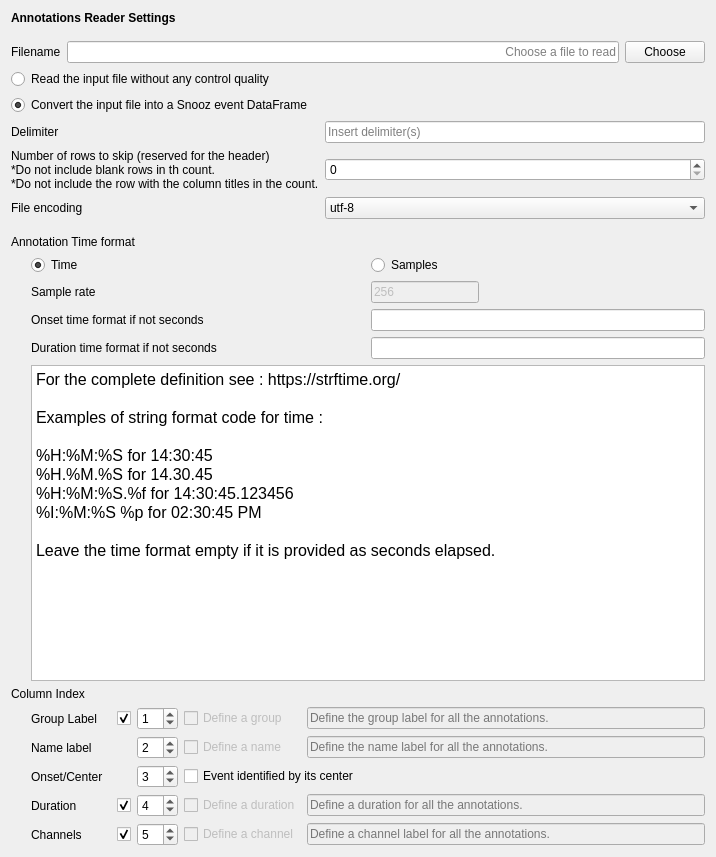
<?xml version="1.0" encoding="UTF-8"?>
<ui version="4.0">
 <class>EventReaderSettingsView</class>
 <widget class="QWidget" name="EventReaderSettingsView">
  <property name="geometry">
   <rect>
    <x>0</x>
    <y>0</y>
    <width>716</width>
    <height>857</height>
   </rect>
  </property>
  <property name="windowTitle">
   <string>Form</string>
  </property>
  <property name="inputMethodHints">
   <set>Qt::InputMethodHint::ImhNone</set>
  </property>
  <layout class="QHBoxLayout" name="horizontalLayout_3">
   <item>
    <layout class="QVBoxLayout" name="verticalLayout_3">
     <property name="sizeConstraint">
      <enum>QLayout::SizeConstraint::SetFixedSize</enum>
     </property>
     <item>
      <widget class="QLabel" name="label_10">
       <property name="font">
        <font>
         <italic>false</italic>
         <bold>false</bold>
        </font>
       </property>
       <property name="text">
        <string>&lt;html&gt;&lt;head/&gt;&lt;body&gt;&lt;p&gt;&lt;span style=&quot; font-weight:600;&quot;&gt;Annotations Reader Settings&lt;/span&gt;&lt;/p&gt;&lt;/body&gt;&lt;/html&gt;</string>
       </property>
      </widget>
     </item>
     <item>
      <spacer name="verticalSpacer_2">
       <property name="orientation">
        <enum>Qt::Orientation::Vertical</enum>
       </property>
       <property name="sizeType">
        <enum>QSizePolicy::Policy::Fixed</enum>
       </property>
       <property name="sizeHint" stdset="0">
        <size>
         <width>20</width>
         <height>10</height>
        </size>
       </property>
      </spacer>
     </item>
     <item>
      <layout class="QVBoxLayout" name="verticalLayout">
       <item>
        <layout class="QGridLayout" name="gridLayout">
         <item row="0" column="2">
          <widget class="QPushButton" name="choose_pushbutton">
           <property name="maximumSize">
            <size>
             <width>80</width>
             <height>16777215</height>
            </size>
           </property>
           <property name="text">
            <string>Choose</string>
           </property>
          </widget>
         </item>
         <item row="0" column="1">
          <widget class="QLineEdit" name="filename_lineedit">
           <property name="maximumSize">
            <size>
             <width>16777215</width>
             <height>16777215</height>
            </size>
           </property>
           <property name="text">
            <string/>
           </property>
           <property name="alignment">
            <set>Qt::AlignmentFlag::AlignRight|Qt::AlignmentFlag::AlignTrailing|Qt::AlignmentFlag::AlignVCenter</set>
           </property>
           <property name="placeholderText">
            <string>Choose a file to read</string>
           </property>
          </widget>
         </item>
         <item row="0" column="0">
          <widget class="QLabel" name="label">
           <property name="maximumSize">
            <size>
             <width>16777215</width>
             <height>16777215</height>
            </size>
           </property>
           <property name="layoutDirection">
            <enum>Qt::LayoutDirection::LeftToRight</enum>
           </property>
           <property name="text">
            <string>Filename</string>
           </property>
           <property name="alignment">
            <set>Qt::AlignmentFlag::AlignLeading|Qt::AlignmentFlag::AlignLeft|Qt::AlignmentFlag::AlignVCenter</set>
           </property>
          </widget>
         </item>
        </layout>
       </item>
       <item>
        <layout class="QGridLayout" name="gridLayout_3">
         <item row="3" column="1">
          <widget class="QSpinBox" name="spinBox_nrows_hdr">
           <property name="toolTip">
            <string>Blank rows are skipped automatically, so do not include them in the row count to skip. This feature is important to prevent issues with files that end with blank rows.</string>
           </property>
          </widget>
         </item>
         <item row="1" column="0" colspan="2">
          <widget class="QRadioButton" name="radioButton_snooz">
           <property name="text">
            <string>Convert the input file into a Snooz event DataFrame</string>
           </property>
           <property name="checked">
            <bool>true</bool>
           </property>
           <attribute name="buttonGroup">
            <string notr="true">buttonGroup</string>
           </attribute>
          </widget>
         </item>
         <item row="4" column="0">
          <widget class="QLabel" name="label_13">
           <property name="text">
            <string>File encoding</string>
           </property>
          </widget>
         </item>
         <item row="3" column="0">
          <widget class="QLabel" name="label_12">
           <property name="text">
            <string>Number of rows to skip (reserved for the header)
*Do not include blank rows in th count.
*Do not include the row with the column titles in the count.</string>
           </property>
          </widget>
         </item>
         <item row="2" column="1">
          <widget class="QLineEdit" name="delimiter_lineedit">
           <property name="toolTip">
            <string>&lt;html&gt;&lt;head/&gt;&lt;body&gt;&lt;p&gt;For tabulation write \t.&lt;/p&gt;&lt;/body&gt;&lt;/html&gt;</string>
           </property>
           <property name="inputMethodHints">
            <set>Qt::InputMethodHint::ImhDialableCharactersOnly</set>
           </property>
           <property name="alignment">
            <set>Qt::AlignmentFlag::AlignLeading|Qt::AlignmentFlag::AlignLeft|Qt::AlignmentFlag::AlignVCenter</set>
           </property>
           <property name="placeholderText">
            <string>Insert delimiter(s)</string>
           </property>
          </widget>
         </item>
         <item row="2" column="0">
          <widget class="QLabel" name="label_11">
           <property name="text">
            <string>Delimiter</string>
           </property>
          </widget>
         </item>
         <item row="0" column="0" colspan="2">
          <widget class="QRadioButton" name="radioButton_personalized">
           <property name="text">
            <string>Read the input file without any control quality</string>
           </property>
           <attribute name="buttonGroup">
            <string notr="true">buttonGroup</string>
           </attribute>
          </widget>
         </item>
         <item row="4" column="1">
          <widget class="QComboBox" name="comboBox_encoding">
           <item>
            <property name="text">
             <string>utf-8</string>
            </property>
           </item>
           <item>
            <property name="text">
             <string>latin-1</string>
            </property>
           </item>
           <item>
            <property name="text">
             <string>utf-16</string>
            </property>
           </item>
           <item>
            <property name="text">
             <string>utf-32</string>
            </property>
           </item>
           <item>
            <property name="text">
             <string>iso-8859</string>
            </property>
           </item>
           <item>
            <property name="text">
             <string>ascii</string>
            </property>
           </item>
           <item>
            <property name="text">
             <string>ansi</string>
            </property>
           </item>
          </widget>
         </item>
        </layout>
       </item>
      </layout>
     </item>
     <item>
      <spacer name="verticalSpacer_3">
       <property name="orientation">
        <enum>Qt::Orientation::Vertical</enum>
       </property>
       <property name="sizeType">
        <enum>QSizePolicy::Policy::Fixed</enum>
       </property>
       <property name="sizeHint" stdset="0">
        <size>
         <width>20</width>
         <height>10</height>
        </size>
       </property>
      </spacer>
     </item>
     <item>
      <layout class="QVBoxLayout" name="verticalLayout_2">
       <item>
        <widget class="QLabel" name="label_5">
         <property name="text">
          <string>Annotation Time format</string>
         </property>
         <property name="alignment">
          <set>Qt::AlignmentFlag::AlignLeading|Qt::AlignmentFlag::AlignLeft|Qt::AlignmentFlag::AlignVCenter</set>
         </property>
        </widget>
       </item>
       <item>
        <layout class="QHBoxLayout" name="horizontalLayout">
         <item>
          <spacer name="horizontalSpacer">
           <property name="orientation">
            <enum>Qt::Orientation::Horizontal</enum>
           </property>
           <property name="sizeType">
            <enum>QSizePolicy::Policy::Fixed</enum>
           </property>
           <property name="sizeHint" stdset="0">
            <size>
             <width>20</width>
             <height>10</height>
            </size>
           </property>
          </spacer>
         </item>
         <item>
          <layout class="QGridLayout" name="gridLayout_2">
           <item row="1" column="0">
            <widget class="QLabel" name="label_6">
             <property name="layoutDirection">
              <enum>Qt::LayoutDirection::LeftToRight</enum>
             </property>
             <property name="text">
              <string>Sample rate</string>
             </property>
             <property name="alignment">
              <set>Qt::AlignmentFlag::AlignLeading|Qt::AlignmentFlag::AlignLeft|Qt::AlignmentFlag::AlignVCenter</set>
             </property>
            </widget>
           </item>
           <item row="0" column="1">
            <widget class="QRadioButton" name="sample_radiobutton">
             <property name="sizePolicy">
              <sizepolicy hsizetype="Expanding" vsizetype="Fixed">
               <horstretch>0</horstretch>
               <verstretch>0</verstretch>
              </sizepolicy>
             </property>
             <property name="text">
              <string>Samples</string>
             </property>
             <attribute name="buttonGroup">
              <string notr="true">buttonGroup_2</string>
             </attribute>
            </widget>
           </item>
           <item row="6" column="1">
            <widget class="QLineEdit" name="lineEdit_onset_time_format">
             <property name="toolTip">
              <string>Let empty to define the time elapsed in seconds. Otherwise define the string format (see https://strftime.org/). </string>
             </property>
            </widget>
           </item>
           <item row="8" column="0" colspan="2">
            <widget class="QTextEdit" name="textEdit">
             <property name="readOnly">
              <bool>true</bool>
             </property>
             <property name="html">
              <string>&lt;!DOCTYPE HTML PUBLIC &quot;-//W3C//DTD HTML 4.0//EN&quot; &quot;http://www.w3.org/TR/REC-html40/strict.dtd&quot;&gt;
&lt;html&gt;&lt;head&gt;&lt;meta name=&quot;qrichtext&quot; content=&quot;1&quot; /&gt;&lt;meta charset=&quot;utf-8&quot; /&gt;&lt;style type=&quot;text/css&quot;&gt;
p, li { white-space: pre-wrap; }
hr { height: 1px; border-width: 0; }
li.unchecked::marker { content: &quot;\2610&quot;; }
li.checked::marker { content: &quot;\2612&quot;; }
&lt;/style&gt;&lt;/head&gt;&lt;body style=&quot; font-size:12pt; font-weight:400; font-style:normal;&quot;&gt;
&lt;p style=&quot; margin-top:0px; margin-bottom:0px; margin-left:0px; margin-right:0px; -qt-block-indent:0; text-indent:0px;&quot;&gt;For the complete definition see : https://strftime.org/&lt;/p&gt;
&lt;p style=&quot;-qt-paragraph-type:empty; margin-top:0px; margin-bottom:0px; margin-left:0px; margin-right:0px; -qt-block-indent:0; text-indent:0px;&quot;&gt;&lt;br /&gt;&lt;/p&gt;
&lt;p style=&quot; margin-top:0px; margin-bottom:0px; margin-left:0px; margin-right:0px; -qt-block-indent:0; text-indent:0px;&quot;&gt;Examples of string format code for time : &lt;/p&gt;
&lt;p style=&quot;-qt-paragraph-type:empty; margin-top:0px; margin-bottom:0px; margin-left:0px; margin-right:0px; -qt-block-indent:0; text-indent:0px;&quot;&gt;&lt;br /&gt;&lt;/p&gt;
&lt;p style=&quot; margin-top:0px; margin-bottom:0px; margin-left:0px; margin-right:0px; -qt-block-indent:0; text-indent:0px;&quot;&gt;%H:%M:%S for 14:30:45&lt;/p&gt;
&lt;p style=&quot; margin-top:0px; margin-bottom:0px; margin-left:0px; margin-right:0px; -qt-block-indent:0; text-indent:0px;&quot;&gt;%H.%M.%S for 14.30.45&lt;/p&gt;
&lt;p style=&quot; margin-top:0px; margin-bottom:0px; margin-left:0px; margin-right:0px; -qt-block-indent:0; text-indent:0px;&quot;&gt;%H:%M:%S.%f for 14:30:45.123456&lt;/p&gt;
&lt;p style=&quot; margin-top:0px; margin-bottom:0px; margin-left:0px; margin-right:0px; -qt-block-indent:0; text-indent:0px;&quot;&gt;%I:%M:%S %p for 02:30:45 PM&lt;/p&gt;
&lt;p style=&quot;-qt-paragraph-type:empty; margin-top:0px; margin-bottom:0px; margin-left:0px; margin-right:0px; -qt-block-indent:0; text-indent:0px;&quot;&gt;&lt;br /&gt;&lt;/p&gt;
&lt;p style=&quot; margin-top:0px; margin-bottom:0px; margin-left:0px; margin-right:0px; -qt-block-indent:0; text-indent:0px;&quot;&gt;Leave the time format empty if it is provided as seconds elapsed.&lt;/p&gt;&lt;/body&gt;&lt;/html&gt;</string>
             </property>
            </widget>
           </item>
           <item row="1" column="1">
            <widget class="QLineEdit" name="sample_rate_lineedit">
             <property name="enabled">
              <bool>false</bool>
             </property>
             <property name="sizePolicy">
              <sizepolicy hsizetype="Fixed" vsizetype="Fixed">
               <horstretch>0</horstretch>
               <verstretch>0</verstretch>
              </sizepolicy>
             </property>
             <property name="text">
              <string>256</string>
             </property>
            </widget>
           </item>
           <item row="7" column="0">
            <widget class="QLabel" name="label_15">
             <property name="text">
              <string>Duration time format if not seconds</string>
             </property>
            </widget>
           </item>
           <item row="0" column="0">
            <widget class="QRadioButton" name="time_radiobutton">
             <property name="sizePolicy">
              <sizepolicy hsizetype="Expanding" vsizetype="Fixed">
               <horstretch>0</horstretch>
               <verstretch>0</verstretch>
              </sizepolicy>
             </property>
             <property name="text">
              <string>Time</string>
             </property>
             <property name="checked">
              <bool>true</bool>
             </property>
             <attribute name="buttonGroup">
              <string notr="true">buttonGroup_2</string>
             </attribute>
            </widget>
           </item>
           <item row="6" column="0">
            <widget class="QLabel" name="label_14">
             <property name="text">
              <string>Onset time format if not seconds</string>
             </property>
            </widget>
           </item>
           <item row="7" column="1">
            <widget class="QLineEdit" name="lineEdit_dur_time_format"/>
           </item>
          </layout>
         </item>
        </layout>
       </item>
       <item>
        <widget class="QLabel" name="label_7">
         <property name="text">
          <string>Column Index</string>
         </property>
        </widget>
       </item>
       <item>
        <layout class="QHBoxLayout" name="horizontalLayout_2">
         <item>
          <spacer name="horizontalSpacer_2">
           <property name="orientation">
            <enum>Qt::Orientation::Horizontal</enum>
           </property>
           <property name="sizeType">
            <enum>QSizePolicy::Policy::Fixed</enum>
           </property>
           <property name="sizeHint" stdset="0">
            <size>
             <width>20</width>
             <height>20</height>
            </size>
           </property>
          </spacer>
         </item>
         <item>
          <layout class="QGridLayout" name="gridLayout_4">
           <property name="sizeConstraint">
            <enum>QLayout::SizeConstraint::SetMaximumSize</enum>
           </property>
           <item row="3" column="2">
            <widget class="QSpinBox" name="duration_spinbox">
             <property name="sizePolicy">
              <sizepolicy hsizetype="Fixed" vsizetype="Fixed">
               <horstretch>0</horstretch>
               <verstretch>0</verstretch>
              </sizepolicy>
             </property>
             <property name="minimum">
              <number>0</number>
             </property>
             <property name="value">
              <number>4</number>
             </property>
            </widget>
           </item>
           <item row="4" column="2">
            <widget class="QSpinBox" name="channel_spinBox">
             <property name="sizePolicy">
              <sizepolicy hsizetype="Fixed" vsizetype="Fixed">
               <horstretch>0</horstretch>
               <verstretch>0</verstretch>
              </sizepolicy>
             </property>
             <property name="toolTip">
              <string>Mark 0 if events are not channel specific (as sleep stage).</string>
             </property>
             <property name="value">
              <number>5</number>
             </property>
            </widget>
           </item>
           <item row="3" column="0">
            <widget class="QLabel" name="label_4">
             <property name="layoutDirection">
              <enum>Qt::LayoutDirection::LeftToRight</enum>
             </property>
             <property name="text">
              <string>Duration</string>
             </property>
             <property name="alignment">
              <set>Qt::AlignmentFlag::AlignLeading|Qt::AlignmentFlag::AlignLeft|Qt::AlignmentFlag::AlignVCenter</set>
             </property>
            </widget>
           </item>
           <item row="3" column="4">
            <widget class="QLineEdit" name="fixed_dur_lineEdit">
             <property name="enabled">
              <bool>false</bool>
             </property>
             <property name="toolTip">
              <string>Enter a fixed duration for all events. Use the &quot;Annotation Time Format&quot; defined above.</string>
             </property>
             <property name="placeholderText">
              <string>Define a duration for all the annotations.</string>
             </property>
            </widget>
           </item>
           <item row="4" column="3">
            <widget class="QCheckBox" name="checkBox_define_chan">
             <property name="enabled">
              <bool>false</bool>
             </property>
             <property name="text">
              <string>Define a channel</string>
             </property>
            </widget>
           </item>
           <item row="4" column="4">
            <widget class="QLineEdit" name="fixed_chan_lineEdit">
             <property name="enabled">
              <bool>false</bool>
             </property>
             <property name="placeholderText">
              <string>Define a channel label for all the annotations.</string>
             </property>
            </widget>
           </item>
           <item row="4" column="0">
            <widget class="QLabel" name="label_8">
             <property name="text">
              <string>Channels</string>
             </property>
             <property name="alignment">
              <set>Qt::AlignmentFlag::AlignLeading|Qt::AlignmentFlag::AlignLeft|Qt::AlignmentFlag::AlignVCenter</set>
             </property>
            </widget>
           </item>
           <item row="1" column="3">
            <widget class="QCheckBox" name="checkBox_define_name">
             <property name="enabled">
              <bool>false</bool>
             </property>
             <property name="text">
              <string>Define a name</string>
             </property>
            </widget>
           </item>
           <item row="1" column="0">
            <widget class="QLabel" name="label_2">
             <property name="layoutDirection">
              <enum>Qt::LayoutDirection::LeftToRight</enum>
             </property>
             <property name="text">
              <string>Name label</string>
             </property>
             <property name="alignment">
              <set>Qt::AlignmentFlag::AlignLeading|Qt::AlignmentFlag::AlignLeft|Qt::AlignmentFlag::AlignVCenter</set>
             </property>
            </widget>
           </item>
           <item row="3" column="1">
            <widget class="QCheckBox" name="checkBox_dur_enabled">
             <property name="text">
              <string/>
             </property>
             <property name="checked">
              <bool>true</bool>
             </property>
            </widget>
           </item>
           <item row="2" column="3" colspan="2">
            <widget class="QCheckBox" name="center_checkBox">
             <property name="toolTip">
              <string>Check if the event is identified by its center instead of its onset.</string>
             </property>
             <property name="text">
              <string>Event identified by its center</string>
             </property>
            </widget>
           </item>
           <item row="0" column="2">
            <widget class="QSpinBox" name="group_spinbox">
             <property name="sizePolicy">
              <sizepolicy hsizetype="Fixed" vsizetype="Fixed">
               <horstretch>0</horstretch>
               <verstretch>0</verstretch>
              </sizepolicy>
             </property>
             <property name="value">
              <number>1</number>
             </property>
            </widget>
           </item>
           <item row="0" column="4">
            <widget class="QLineEdit" name="group_lineEdit">
             <property name="enabled">
              <bool>false</bool>
             </property>
             <property name="toolTip">
              <string>To define a default event group (when group index column is 0).</string>
             </property>
             <property name="placeholderText">
              <string>Define the group label for all the annotations.</string>
             </property>
            </widget>
           </item>
           <item row="0" column="3">
            <widget class="QCheckBox" name="checkBox_define_group">
             <property name="enabled">
              <bool>false</bool>
             </property>
             <property name="text">
              <string>Define a group</string>
             </property>
            </widget>
           </item>
           <item row="1" column="4">
            <widget class="QLineEdit" name="name_lineEdit">
             <property name="enabled">
              <bool>false</bool>
             </property>
             <property name="minimumSize">
              <size>
               <width>250</width>
               <height>0</height>
              </size>
             </property>
             <property name="toolTip">
              <string>To define a default event name (when name index column is 0).</string>
             </property>
             <property name="placeholderText">
              <string>Define the name label for all the annotations.</string>
             </property>
            </widget>
           </item>
           <item row="3" column="3">
            <widget class="QCheckBox" name="checkBox_define_dur">
             <property name="enabled">
              <bool>false</bool>
             </property>
             <property name="text">
              <string>Define a duration</string>
             </property>
            </widget>
           </item>
           <item row="0" column="0">
            <widget class="QLabel" name="label_9">
             <property name="minimumSize">
              <size>
               <width>80</width>
               <height>0</height>
              </size>
             </property>
             <property name="text">
              <string>Group Label</string>
             </property>
             <property name="alignment">
              <set>Qt::AlignmentFlag::AlignLeading|Qt::AlignmentFlag::AlignLeft|Qt::AlignmentFlag::AlignVCenter</set>
             </property>
            </widget>
           </item>
           <item row="2" column="0">
            <widget class="QLabel" name="label_3">
             <property name="layoutDirection">
              <enum>Qt::LayoutDirection::LeftToRight</enum>
             </property>
             <property name="text">
              <string>Onset/Center</string>
             </property>
             <property name="alignment">
              <set>Qt::AlignmentFlag::AlignLeading|Qt::AlignmentFlag::AlignLeft|Qt::AlignmentFlag::AlignVCenter</set>
             </property>
            </widget>
           </item>
           <item row="0" column="1">
            <widget class="QCheckBox" name="checkBox_group_enabled">
             <property name="text">
              <string/>
             </property>
             <property name="checked">
              <bool>true</bool>
             </property>
            </widget>
           </item>
           <item row="1" column="2">
            <widget class="QSpinBox" name="event_name_spinbox">
             <property name="sizePolicy">
              <sizepolicy hsizetype="Fixed" vsizetype="Fixed">
               <horstretch>0</horstretch>
               <verstretch>0</verstretch>
              </sizepolicy>
             </property>
             <property name="minimum">
              <number>0</number>
             </property>
             <property name="value">
              <number>2</number>
             </property>
            </widget>
           </item>
           <item row="2" column="2">
            <widget class="QSpinBox" name="onset_spinbox">
             <property name="sizePolicy">
              <sizepolicy hsizetype="Fixed" vsizetype="Fixed">
               <horstretch>0</horstretch>
               <verstretch>0</verstretch>
              </sizepolicy>
             </property>
             <property name="minimum">
              <number>0</number>
             </property>
             <property name="value">
              <number>3</number>
             </property>
            </widget>
           </item>
           <item row="4" column="1">
            <widget class="QCheckBox" name="checkBox_chan_enabled">
             <property name="text">
              <string/>
             </property>
             <property name="checked">
              <bool>true</bool>
             </property>
            </widget>
           </item>
          </layout>
         </item>
        </layout>
       </item>
      </layout>
     </item>
    </layout>
   </item>
  </layout>
 </widget>
 <resources>
  <include location="../../../../snooz-toolbox/src/main/python/ui/themes/themes.qrc"/>
 </resources>
 <connections>
  <connection>
   <sender>choose_pushbutton</sender>
   <signal>clicked()</signal>
   <receiver>EventReaderSettingsView</receiver>
   <slot>on_choose()</slot>
   <hints>
    <hint type="sourcelabel">
     <x>700</x>
     <y>50</y>
    </hint>
    <hint type="destinationlabel">
     <x>207</x>
     <y>111</y>
    </hint>
   </hints>
  </connection>
  <connection>
   <sender>time_radiobutton</sender>
   <signal>clicked()</signal>
   <receiver>EventReaderSettingsView</receiver>
   <slot>on_input_format_changed()</slot>
   <hints>
    <hint type="sourcelabel">
     <x>327</x>
     <y>77</y>
    </hint>
    <hint type="destinationlabel">
     <x>207</x>
     <y>111</y>
    </hint>
   </hints>
  </connection>
  <connection>
   <sender>sample_radiobutton</sender>
   <signal>clicked()</signal>
   <receiver>EventReaderSettingsView</receiver>
   <slot>on_input_format_changed()</slot>
   <hints>
    <hint type="sourcelabel">
     <x>513</x>
     <y>77</y>
    </hint>
    <hint type="destinationlabel">
     <x>207</x>
     <y>111</y>
    </hint>
   </hints>
  </connection>
  <connection>
   <sender>checkBox_define_dur</sender>
   <signal>clicked()</signal>
   <receiver>EventReaderSettingsView</receiver>
   <slot>on_event_pos_changed()</slot>
   <hints>
    <hint type="sourcelabel">
     <x>388</x>
     <y>248</y>
    </hint>
    <hint type="destinationlabel">
     <x>702</x>
     <y>304</y>
    </hint>
   </hints>
  </connection>
  <connection>
   <sender>group_spinbox</sender>
   <signal>valueChanged(int)</signal>
   <receiver>EventReaderSettingsView</receiver>
   <slot>on_group_index_changed()</slot>
   <hints>
    <hint type="sourcelabel">
     <x>168</x>
     <y>174</y>
    </hint>
    <hint type="destinationlabel">
     <x>355</x>
     <y>164</y>
    </hint>
   </hints>
  </connection>
  <connection>
   <sender>event_name_spinbox</sender>
   <signal>valueChanged(int)</signal>
   <receiver>EventReaderSettingsView</receiver>
   <slot>on_name_index_changed()</slot>
   <hints>
    <hint type="sourcelabel">
     <x>168</x>
     <y>200</y>
    </hint>
    <hint type="destinationlabel">
     <x>355</x>
     <y>164</y>
    </hint>
   </hints>
  </connection>
  <connection>
   <sender>radioButton_personalized</sender>
   <signal>clicked()</signal>
   <receiver>EventReaderSettingsView</receiver>
   <slot>snooz_event_update_slot()</slot>
   <hints>
    <hint type="sourcelabel">
     <x>273</x>
     <y>177</y>
    </hint>
    <hint type="destinationlabel">
     <x>388</x>
     <y>348</y>
    </hint>
   </hints>
  </connection>
  <connection>
   <sender>radioButton_snooz</sender>
   <signal>clicked()</signal>
   <receiver>EventReaderSettingsView</receiver>
   <slot>snooz_event_update_slot()</slot>
   <hints>
    <hint type="sourcelabel">
     <x>273</x>
     <y>201</y>
    </hint>
    <hint type="destinationlabel">
     <x>388</x>
     <y>348</y>
    </hint>
   </hints>
  </connection>
  <connection>
   <sender>checkBox_group_enabled</sender>
   <signal>clicked()</signal>
   <receiver>EventReaderSettingsView</receiver>
   <slot>group_enabled_slot()</slot>
   <hints>
    <hint type="sourcelabel">
     <x>128</x>
     <y>484</y>
    </hint>
    <hint type="destinationlabel">
     <x>388</x>
     <y>348</y>
    </hint>
   </hints>
  </connection>
  <connection>
   <sender>checkBox_dur_enabled</sender>
   <signal>clicked()</signal>
   <receiver>EventReaderSettingsView</receiver>
   <slot>dur_enabled_slot()</slot>
   <hints>
    <hint type="sourcelabel">
     <x>128</x>
     <y>561</y>
    </hint>
    <hint type="destinationlabel">
     <x>388</x>
     <y>348</y>
    </hint>
   </hints>
  </connection>
  <connection>
   <sender>checkBox_chan_enabled</sender>
   <signal>clicked()</signal>
   <receiver>EventReaderSettingsView</receiver>
   <slot>chan_enabled_slot()</slot>
   <hints>
    <hint type="sourcelabel">
     <x>128</x>
     <y>587</y>
    </hint>
    <hint type="destinationlabel">
     <x>388</x>
     <y>348</y>
    </hint>
   </hints>
  </connection>
  <connection>
   <sender>checkBox_define_group</sender>
   <signal>clicked()</signal>
   <receiver>EventReaderSettingsView</receiver>
   <slot>on_event_pos_changed()</slot>
   <hints>
    <hint type="sourcelabel">
     <x>227</x>
     <y>484</y>
    </hint>
    <hint type="destinationlabel">
     <x>388</x>
     <y>348</y>
    </hint>
   </hints>
  </connection>
  <connection>
   <sender>checkBox_define_name</sender>
   <signal>clicked()</signal>
   <receiver>EventReaderSettingsView</receiver>
   <slot>on_event_pos_changed()</slot>
   <hints>
    <hint type="sourcelabel">
     <x>227</x>
     <y>510</y>
    </hint>
    <hint type="destinationlabel">
     <x>388</x>
     <y>348</y>
    </hint>
   </hints>
  </connection>
  <connection>
   <sender>checkBox_define_chan</sender>
   <signal>clicked()</signal>
   <receiver>EventReaderSettingsView</receiver>
   <slot>on_event_pos_changed()</slot>
   <hints>
    <hint type="sourcelabel">
     <x>227</x>
     <y>587</y>
    </hint>
    <hint type="destinationlabel">
     <x>388</x>
     <y>348</y>
    </hint>
   </hints>
  </connection>
  <connection>
   <sender>duration_spinbox</sender>
   <signal>valueChanged(int)</signal>
   <receiver>EventReaderSettingsView</receiver>
   <slot>on_duration_index_changed()</slot>
   <hints>
    <hint type="sourcelabel">
     <x>154</x>
     <y>561</y>
    </hint>
    <hint type="destinationlabel">
     <x>388</x>
     <y>348</y>
    </hint>
   </hints>
  </connection>
  <connection>
   <sender>channel_spinBox</sender>
   <signal>valueChanged(int)</signal>
   <receiver>EventReaderSettingsView</receiver>
   <slot>on_chan_index_changed()</slot>
   <hints>
    <hint type="sourcelabel">
     <x>154</x>
     <y>587</y>
    </hint>
    <hint type="destinationlabel">
     <x>388</x>
     <y>348</y>
    </hint>
   </hints>
  </connection>
 </connections>
 <slots>
  <slot>on_choose()</slot>
  <slot>on_input_format_changed()</slot>
  <slot>on_event_pos_changed()</slot>
  <slot>on_group_index_changed()</slot>
  <slot>on_name_index_changed()</slot>
  <slot>snooz_event_update_slot()</slot>
  <slot>group_enabled_slot()</slot>
  <slot>dur_enabled_slot()</slot>
  <slot>chan_enabled_slot()</slot>
  <slot>on_duration_index_changed()</slot>
  <slot>on_chan_index_changed()</slot>
 </slots>
 <buttongroups>
  <buttongroup name="buttonGroup_2"/>
  <buttongroup name="buttonGroup"/>
 </buttongroups>
</ui>
